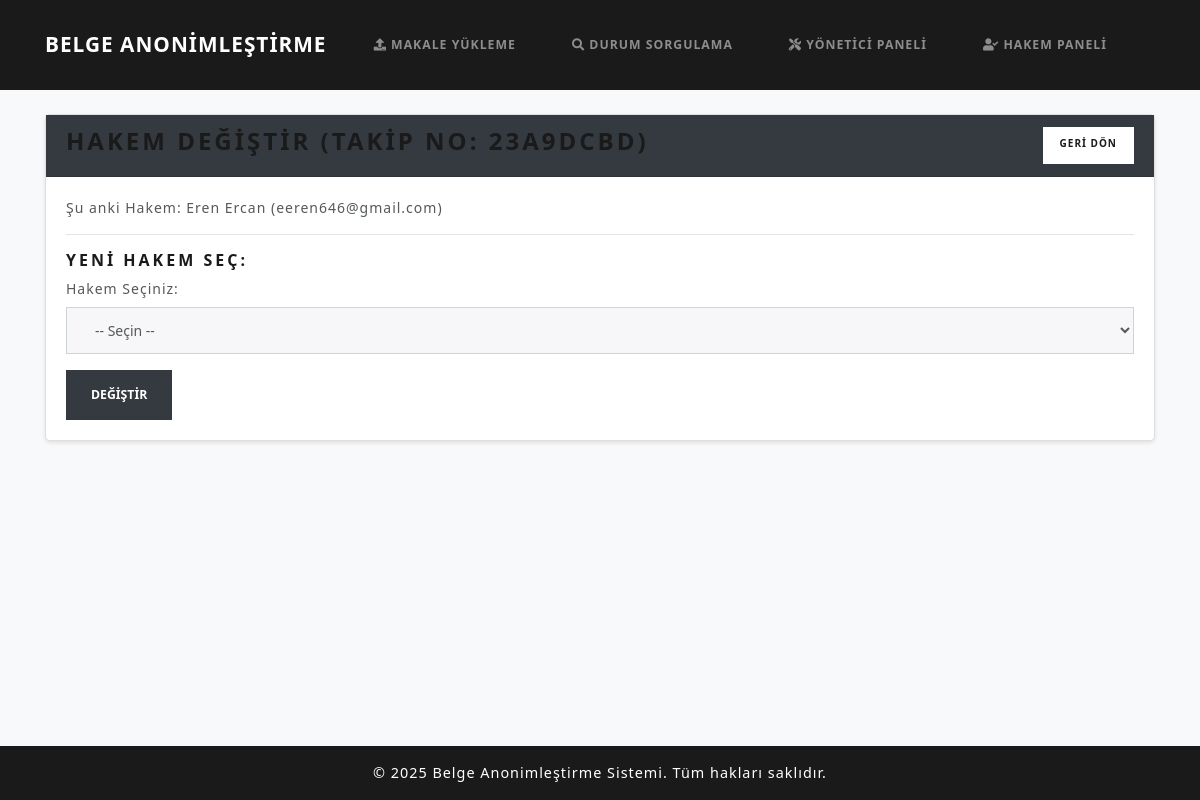
Page /makalesistemi/yonetici/reassign/23a9dcbd/ on the committed database.
### papers/models.py (models this page shows, shortened)
class Submission(models.Model):
    tracking_number = models.CharField(max_length=50, unique=True)
    email_hash = models.CharField(max_length=64)
    encrypted_filename = models.TextField(null=True, blank=True)
    original_pdf = models.FileField(upload_to='uploads/')
    revised_pdf = models.FileField(upload_to='uploads/', null=True, blank=True)
    anonymized_pdf = models.FileField(upload_to='anonymized/', null=True, blank=True)
    final_pdf = models.FileField(upload_to='final/', null=True, blank=True)
    final_sent = models.BooleanField(default=False)  # Final PDF gönderildi mi?
    extracted_keywords = models.TextField(blank=True, null=True)
    subtopics = models.ManyToManyField(Subtopic, blank=True, related_name='submissions')
    status = models.CharField(max_length=50, choices=STATUS_CHOICES, default='Gönderildi')
    review = models.TextField(null=True, blank=True)
    reviewer = models.ForeignKey(Reviewer, null=True, blank=True, on_delete=models.SET_NULL)
    timestamp = models.DateTimeField(default=timezone.now)
    reviewed_pdf = models.FileField(upload_to='reviewed/', null=True, blank=True)  # Yeni alan
    anonymized_data = models.TextField(null=True, blank=True)
    restored = models.BooleanField(default=False)

class Reviewer(models.Model):
    name = models.CharField(max_length=100)
    email = models.EmailField(unique=True)
    interests = models.ManyToManyField(Subtopic, related_name='reviewers', blank=True)

### papers/views.py (the view, shortened to what this page needs)
def reassign_reviewer(request, tracking_number):
    sub = get_object_or_404(Submission, tracking_number=tracking_number)
    all_reviewers = Reviewer.objects.all()
    context = {
        'submission': sub,
        'reviewers': all_reviewers
    }
    return render(request, 'reassign_reviewer.html', context)

### templates/reassign_reviewer.html (shortened to what this page needs)
{% extends 'base.html' %}
{% block content %}
<div class="card">
  <div class="card-header bg-dark text-white d-flex justify-content-between">
    <h3>Hakem Değiştir (Takip No: {{ submission.tracking_number }})</h3>
    <a href="{% url 'editor_dashboard' %}" class="btn btn-light btn-sm">GERİ DÖN</a>
  </div>
  <div class="card-body">
    <p><strong>Şu anki Hakem:</strong>
      {% if submission.reviewer %}
        {{ submission.reviewer.name }} ({{ submission.reviewer.email }})
      {% else %}
        - Yok -
      {% endif %}
    </p>
    <hr />
    <h5>Yeni Hakem Seç:</h5>
    <form method="POST">
      <div class="form-group">
        <label for="reviewer_id">Hakem Seçiniz:</label>
        <select name="reviewer_id" class="form-control">
          <option value="">-- Seçin --</option>
        </select>
      </div>
      <button type="submit" class="btn btn-dark">Değiştir</button>
    </form>
  </div>
</div>
{% endblock %}

### static/css/style.css (style rules this page uses)
html, body { height: 100%; margin: 0; padding: 0; background-color: #f8f9fa; font-family: "Segoe UI", Tahoma, Geneva, Verdana, sans-serif; }
.card { margin-bottom: 20px; border-radius: 5px; box-shadow: 0 2px 4px rgba(0, 0, 0, 0.1); }

### rows in the picture
Submission: tracking_number "23A9DCBD", reviewer.name "Eren Ercan", reviewer.email "eeren646@gmail.com"
